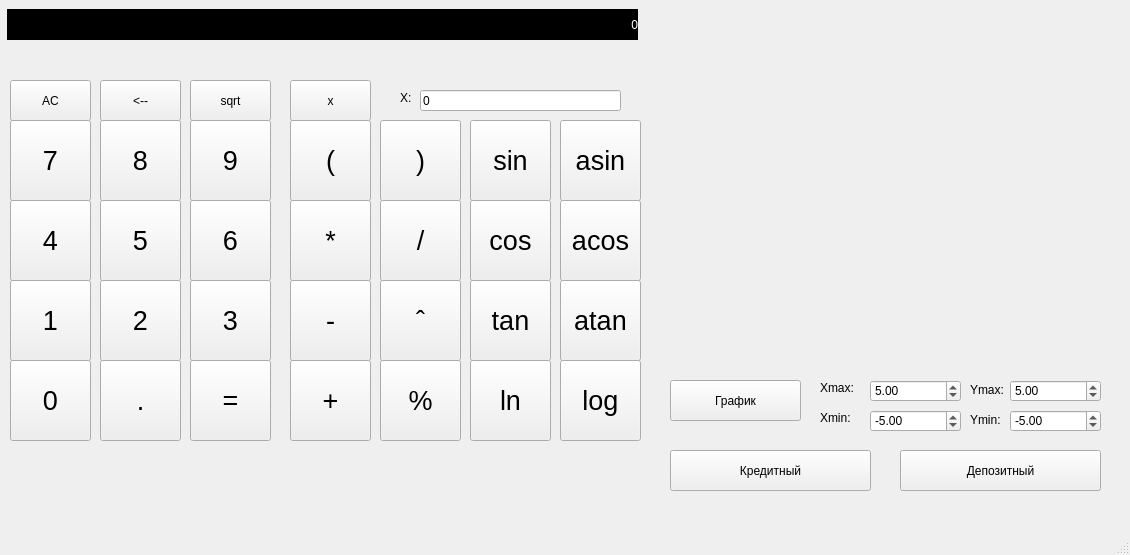
<?xml version="1.0" encoding="UTF-8"?>
<ui version="4.0">
 <class>SmartCalc</class>
 <widget class="QMainWindow" name="SmartCalc">
  <property name="geometry">
   <rect>
    <x>0</x>
    <y>0</y>
    <width>1130</width>
    <height>555</height>
   </rect>
  </property>
  <property name="windowTitle">
   <string>SmartCalc</string>
  </property>
  <widget class="QWidget" name="centralwidget">
   <widget class="QPushButton" name="Button_0">
    <property name="geometry">
     <rect>
      <x>10</x>
      <y>360</y>
      <width>81</width>
      <height>81</height>
     </rect>
    </property>
    <property name="font">
     <font>
      <pointsize>20</pointsize>
     </font>
    </property>
    <property name="text">
     <string>0</string>
    </property>
   </widget>
   <widget class="QPushButton" name="Button_dot">
    <property name="geometry">
     <rect>
      <x>100</x>
      <y>360</y>
      <width>81</width>
      <height>81</height>
     </rect>
    </property>
    <property name="font">
     <font>
      <pointsize>20</pointsize>
     </font>
    </property>
    <property name="text">
     <string>.</string>
    </property>
   </widget>
   <widget class="QPushButton" name="Button_eq">
    <property name="geometry">
     <rect>
      <x>190</x>
      <y>360</y>
      <width>81</width>
      <height>81</height>
     </rect>
    </property>
    <property name="font">
     <font>
      <pointsize>20</pointsize>
     </font>
    </property>
    <property name="text">
     <string>=</string>
    </property>
   </widget>
   <widget class="QPushButton" name="Button_3">
    <property name="geometry">
     <rect>
      <x>190</x>
      <y>280</y>
      <width>81</width>
      <height>81</height>
     </rect>
    </property>
    <property name="font">
     <font>
      <pointsize>20</pointsize>
     </font>
    </property>
    <property name="text">
     <string>3</string>
    </property>
   </widget>
   <widget class="QPushButton" name="Button_1">
    <property name="geometry">
     <rect>
      <x>10</x>
      <y>280</y>
      <width>81</width>
      <height>81</height>
     </rect>
    </property>
    <property name="font">
     <font>
      <pointsize>20</pointsize>
     </font>
    </property>
    <property name="text">
     <string>1</string>
    </property>
   </widget>
   <widget class="QPushButton" name="Button_2">
    <property name="geometry">
     <rect>
      <x>100</x>
      <y>280</y>
      <width>81</width>
      <height>81</height>
     </rect>
    </property>
    <property name="font">
     <font>
      <pointsize>20</pointsize>
     </font>
    </property>
    <property name="text">
     <string>2</string>
    </property>
   </widget>
   <widget class="QPushButton" name="Button_6">
    <property name="geometry">
     <rect>
      <x>190</x>
      <y>200</y>
      <width>81</width>
      <height>81</height>
     </rect>
    </property>
    <property name="font">
     <font>
      <pointsize>20</pointsize>
     </font>
    </property>
    <property name="text">
     <string>6</string>
    </property>
   </widget>
   <widget class="QPushButton" name="Button_4">
    <property name="geometry">
     <rect>
      <x>10</x>
      <y>200</y>
      <width>81</width>
      <height>81</height>
     </rect>
    </property>
    <property name="font">
     <font>
      <pointsize>20</pointsize>
     </font>
    </property>
    <property name="text">
     <string>4</string>
    </property>
   </widget>
   <widget class="QPushButton" name="Button_5">
    <property name="geometry">
     <rect>
      <x>100</x>
      <y>200</y>
      <width>81</width>
      <height>81</height>
     </rect>
    </property>
    <property name="font">
     <font>
      <pointsize>20</pointsize>
     </font>
    </property>
    <property name="text">
     <string>5</string>
    </property>
   </widget>
   <widget class="QPushButton" name="Button_9">
    <property name="geometry">
     <rect>
      <x>190</x>
      <y>120</y>
      <width>81</width>
      <height>81</height>
     </rect>
    </property>
    <property name="font">
     <font>
      <pointsize>20</pointsize>
     </font>
    </property>
    <property name="text">
     <string>9</string>
    </property>
   </widget>
   <widget class="QPushButton" name="Button_7">
    <property name="geometry">
     <rect>
      <x>10</x>
      <y>120</y>
      <width>81</width>
      <height>81</height>
     </rect>
    </property>
    <property name="font">
     <font>
      <pointsize>20</pointsize>
     </font>
    </property>
    <property name="text">
     <string>7</string>
    </property>
   </widget>
   <widget class="QPushButton" name="Button_8">
    <property name="geometry">
     <rect>
      <x>100</x>
      <y>120</y>
      <width>81</width>
      <height>81</height>
     </rect>
    </property>
    <property name="font">
     <font>
      <pointsize>20</pointsize>
     </font>
    </property>
    <property name="text">
     <string>8</string>
    </property>
   </widget>
   <widget class="QPushButton" name="Button_add">
    <property name="geometry">
     <rect>
      <x>290</x>
      <y>360</y>
      <width>81</width>
      <height>81</height>
     </rect>
    </property>
    <property name="font">
     <font>
      <pointsize>20</pointsize>
     </font>
    </property>
    <property name="text">
     <string>+</string>
    </property>
   </widget>
   <widget class="QPushButton" name="Button_open">
    <property name="geometry">
     <rect>
      <x>290</x>
      <y>120</y>
      <width>81</width>
      <height>81</height>
     </rect>
    </property>
    <property name="font">
     <font>
      <pointsize>20</pointsize>
     </font>
    </property>
    <property name="text">
     <string>(</string>
    </property>
    <property name="shortcut">
     <string>(</string>
    </property>
   </widget>
   <widget class="QPushButton" name="Button_mul">
    <property name="geometry">
     <rect>
      <x>290</x>
      <y>200</y>
      <width>81</width>
      <height>81</height>
     </rect>
    </property>
    <property name="font">
     <font>
      <pointsize>20</pointsize>
     </font>
    </property>
    <property name="text">
     <string>*</string>
    </property>
   </widget>
   <widget class="QPushButton" name="Button_sub">
    <property name="geometry">
     <rect>
      <x>290</x>
      <y>280</y>
      <width>81</width>
      <height>81</height>
     </rect>
    </property>
    <property name="font">
     <font>
      <pointsize>20</pointsize>
     </font>
    </property>
    <property name="text">
     <string>-</string>
    </property>
   </widget>
   <widget class="QPushButton" name="Button_close">
    <property name="geometry">
     <rect>
      <x>380</x>
      <y>120</y>
      <width>81</width>
      <height>81</height>
     </rect>
    </property>
    <property name="font">
     <font>
      <pointsize>20</pointsize>
     </font>
    </property>
    <property name="text">
     <string>)</string>
    </property>
   </widget>
   <widget class="QPushButton" name="Button_mod">
    <property name="geometry">
     <rect>
      <x>380</x>
      <y>360</y>
      <width>81</width>
      <height>81</height>
     </rect>
    </property>
    <property name="font">
     <font>
      <pointsize>20</pointsize>
     </font>
    </property>
    <property name="text">
     <string>%</string>
    </property>
   </widget>
   <widget class="QPushButton" name="Button_degree">
    <property name="geometry">
     <rect>
      <x>380</x>
      <y>280</y>
      <width>81</width>
      <height>81</height>
     </rect>
    </property>
    <property name="font">
     <font>
      <pointsize>20</pointsize>
     </font>
    </property>
    <property name="text">
     <string>ˆ</string>
    </property>
   </widget>
   <widget class="QPushButton" name="Button_div">
    <property name="geometry">
     <rect>
      <x>380</x>
      <y>200</y>
      <width>81</width>
      <height>81</height>
     </rect>
    </property>
    <property name="font">
     <font>
      <pointsize>20</pointsize>
     </font>
    </property>
    <property name="text">
     <string>/</string>
    </property>
   </widget>
   <widget class="QPushButton" name="Button_log">
    <property name="geometry">
     <rect>
      <x>560</x>
      <y>360</y>
      <width>81</width>
      <height>81</height>
     </rect>
    </property>
    <property name="font">
     <font>
      <pointsize>20</pointsize>
     </font>
    </property>
    <property name="text">
     <string>log</string>
    </property>
   </widget>
   <widget class="QPushButton" name="Button_ln">
    <property name="geometry">
     <rect>
      <x>470</x>
      <y>360</y>
      <width>81</width>
      <height>81</height>
     </rect>
    </property>
    <property name="font">
     <font>
      <pointsize>20</pointsize>
     </font>
    </property>
    <property name="text">
     <string>ln</string>
    </property>
   </widget>
   <widget class="QPushButton" name="Button_atan">
    <property name="geometry">
     <rect>
      <x>560</x>
      <y>280</y>
      <width>81</width>
      <height>81</height>
     </rect>
    </property>
    <property name="font">
     <font>
      <pointsize>20</pointsize>
     </font>
    </property>
    <property name="text">
     <string>atan</string>
    </property>
   </widget>
   <widget class="QPushButton" name="Button_asin">
    <property name="geometry">
     <rect>
      <x>560</x>
      <y>120</y>
      <width>81</width>
      <height>81</height>
     </rect>
    </property>
    <property name="font">
     <font>
      <pointsize>20</pointsize>
     </font>
    </property>
    <property name="text">
     <string>asin</string>
    </property>
   </widget>
   <widget class="QPushButton" name="Button_acos">
    <property name="geometry">
     <rect>
      <x>560</x>
      <y>200</y>
      <width>81</width>
      <height>81</height>
     </rect>
    </property>
    <property name="font">
     <font>
      <pointsize>20</pointsize>
     </font>
    </property>
    <property name="text">
     <string>acos</string>
    </property>
   </widget>
   <widget class="QPushButton" name="Button_tan">
    <property name="geometry">
     <rect>
      <x>470</x>
      <y>280</y>
      <width>81</width>
      <height>81</height>
     </rect>
    </property>
    <property name="font">
     <font>
      <pointsize>20</pointsize>
     </font>
    </property>
    <property name="text">
     <string>tan</string>
    </property>
   </widget>
   <widget class="QPushButton" name="Button_sin">
    <property name="geometry">
     <rect>
      <x>470</x>
      <y>120</y>
      <width>81</width>
      <height>81</height>
     </rect>
    </property>
    <property name="font">
     <font>
      <pointsize>20</pointsize>
     </font>
    </property>
    <property name="text">
     <string>sin</string>
    </property>
   </widget>
   <widget class="QPushButton" name="Button_cos">
    <property name="geometry">
     <rect>
      <x>470</x>
      <y>200</y>
      <width>81</width>
      <height>81</height>
     </rect>
    </property>
    <property name="font">
     <font>
      <pointsize>20</pointsize>
     </font>
    </property>
    <property name="text">
     <string>cos</string>
    </property>
   </widget>
   <widget class="QPushButton" name="Button_AC">
    <property name="geometry">
     <rect>
      <x>10</x>
      <y>80</y>
      <width>81</width>
      <height>41</height>
     </rect>
    </property>
    <property name="text">
     <string>AC</string>
    </property>
   </widget>
   <widget class="QPushButton" name="Button_backpase">
    <property name="geometry">
     <rect>
      <x>100</x>
      <y>80</y>
      <width>81</width>
      <height>41</height>
     </rect>
    </property>
    <property name="text">
     <string>&lt;--</string>
    </property>
   </widget>
   <widget class="QPushButton" name="Button_sqrt">
    <property name="geometry">
     <rect>
      <x>190</x>
      <y>80</y>
      <width>81</width>
      <height>41</height>
     </rect>
    </property>
    <property name="text">
     <string>sqrt</string>
    </property>
   </widget>
   <widget class="QLabel" name="Screen">
    <property name="geometry">
     <rect>
      <x>7</x>
      <y>9</y>
      <width>631</width>
      <height>31</height>
     </rect>
    </property>
    <property name="styleSheet">
     <string notr="true">QLabel {
  qproperty-alignment: 'AlignVCenter | AlignRight';
  border-bottom: 1px solid gray;
  background-color: black;
  border: 1px solig white;
  color: white;
}</string>
    </property>
    <property name="text">
     <string>0</string>
    </property>
    <property name="textFormat">
     <enum>Qt::AutoText</enum>
    </property>
    <property name="alignment">
     <set>Qt::AlignRight|Qt::AlignTrailing|Qt::AlignVCenter</set>
    </property>
   </widget>
   <widget class="QLineEdit" name="x_input">
    <property name="geometry">
     <rect>
      <x>420</x>
      <y>90</y>
      <width>201</width>
      <height>21</height>
     </rect>
    </property>
    <property name="text">
     <string>0</string>
    </property>
    <property name="dragEnabled">
     <bool>false</bool>
    </property>
   </widget>
   <widget class="QLabel" name="label_X">
    <property name="geometry">
     <rect>
      <x>400</x>
      <y>90</y>
      <width>21</width>
      <height>16</height>
     </rect>
    </property>
    <property name="text">
     <string>X:</string>
    </property>
   </widget>
   <widget class="QPushButton" name="Button_X">
    <property name="geometry">
     <rect>
      <x>290</x>
      <y>80</y>
      <width>81</width>
      <height>41</height>
     </rect>
    </property>
    <property name="text">
     <string>x</string>
    </property>
   </widget>
   <widget class="QCustomPlot" name="widget" native="true">
    <property name="geometry">
     <rect>
      <x>700</x>
      <y>20</y>
      <width>381</width>
      <height>351</height>
     </rect>
    </property>
   </widget>
   <widget class="QPushButton" name="Button_Graph">
    <property name="geometry">
     <rect>
      <x>670</x>
      <y>380</y>
      <width>131</width>
      <height>41</height>
     </rect>
    </property>
    <property name="text">
     <string>График</string>
    </property>
   </widget>
   <widget class="QLabel" name="label_Xmax">
    <property name="geometry">
     <rect>
      <x>820</x>
      <y>380</y>
      <width>41</width>
      <height>16</height>
     </rect>
    </property>
    <property name="text">
     <string>Xmax:</string>
    </property>
   </widget>
   <widget class="QLabel" name="label_Xmin">
    <property name="geometry">
     <rect>
      <x>820</x>
      <y>410</y>
      <width>41</width>
      <height>16</height>
     </rect>
    </property>
    <property name="text">
     <string>Xmin:</string>
    </property>
   </widget>
   <widget class="QLabel" name="label_Ymax">
    <property name="geometry">
     <rect>
      <x>970</x>
      <y>380</y>
      <width>41</width>
      <height>20</height>
     </rect>
    </property>
    <property name="text">
     <string>Ymax:</string>
    </property>
   </widget>
   <widget class="QLabel" name="label_Ymin">
    <property name="geometry">
     <rect>
      <x>970</x>
      <y>410</y>
      <width>41</width>
      <height>20</height>
     </rect>
    </property>
    <property name="text">
     <string>Ymin:</string>
    </property>
   </widget>
   <widget class="QDoubleSpinBox" name="Xmax_input">
    <property name="geometry">
     <rect>
      <x>870</x>
      <y>380</y>
      <width>91</width>
      <height>22</height>
     </rect>
    </property>
    <property name="minimum">
     <double>-1000000.000000000000000</double>
    </property>
    <property name="maximum">
     <double>1000000.000000000000000</double>
    </property>
    <property name="value">
     <double>5.000000000000000</double>
    </property>
   </widget>
   <widget class="QDoubleSpinBox" name="Xmin_input">
    <property name="geometry">
     <rect>
      <x>870</x>
      <y>410</y>
      <width>91</width>
      <height>22</height>
     </rect>
    </property>
    <property name="minimum">
     <double>-1000000.000000000000000</double>
    </property>
    <property name="maximum">
     <double>1000000.000000000000000</double>
    </property>
    <property name="value">
     <double>-5.000000000000000</double>
    </property>
   </widget>
   <widget class="QDoubleSpinBox" name="Ymin_input">
    <property name="geometry">
     <rect>
      <x>1010</x>
      <y>410</y>
      <width>91</width>
      <height>22</height>
     </rect>
    </property>
    <property name="minimum">
     <double>-1000000.000000000000000</double>
    </property>
    <property name="maximum">
     <double>1000000.000000000000000</double>
    </property>
    <property name="value">
     <double>-5.000000000000000</double>
    </property>
   </widget>
   <widget class="QDoubleSpinBox" name="Ymax_input">
    <property name="geometry">
     <rect>
      <x>1010</x>
      <y>380</y>
      <width>91</width>
      <height>22</height>
     </rect>
    </property>
    <property name="minimum">
     <double>-1000000.000000000000000</double>
    </property>
    <property name="maximum">
     <double>1000000.000000000000000</double>
    </property>
    <property name="value">
     <double>5.000000000000000</double>
    </property>
   </widget>
   <widget class="QPushButton" name="Credit">
    <property name="geometry">
     <rect>
      <x>670</x>
      <y>450</y>
      <width>201</width>
      <height>41</height>
     </rect>
    </property>
    <property name="text">
     <string>Кредитный</string>
    </property>
   </widget>
   <widget class="QPushButton" name="Debit">
    <property name="geometry">
     <rect>
      <x>900</x>
      <y>450</y>
      <width>201</width>
      <height>41</height>
     </rect>
    </property>
    <property name="text">
     <string>Депозитный</string>
    </property>
   </widget>
  </widget>
  <widget class="QMenuBar" name="menubar">
   <property name="geometry">
    <rect>
     <x>0</x>
     <y>0</y>
     <width>1130</width>
     <height>24</height>
    </rect>
   </property>
  </widget>
  <widget class="QStatusBar" name="statusbar"/>
 </widget>
 <customwidgets>
  <customwidget>
   <class>QCustomPlot</class>
   <extends>QWidget</extends>
   <header>qcustomplot.h</header>
   <container>1</container>
  </customwidget>
 </customwidgets>
 <resources/>
 <connections/>
</ui>
